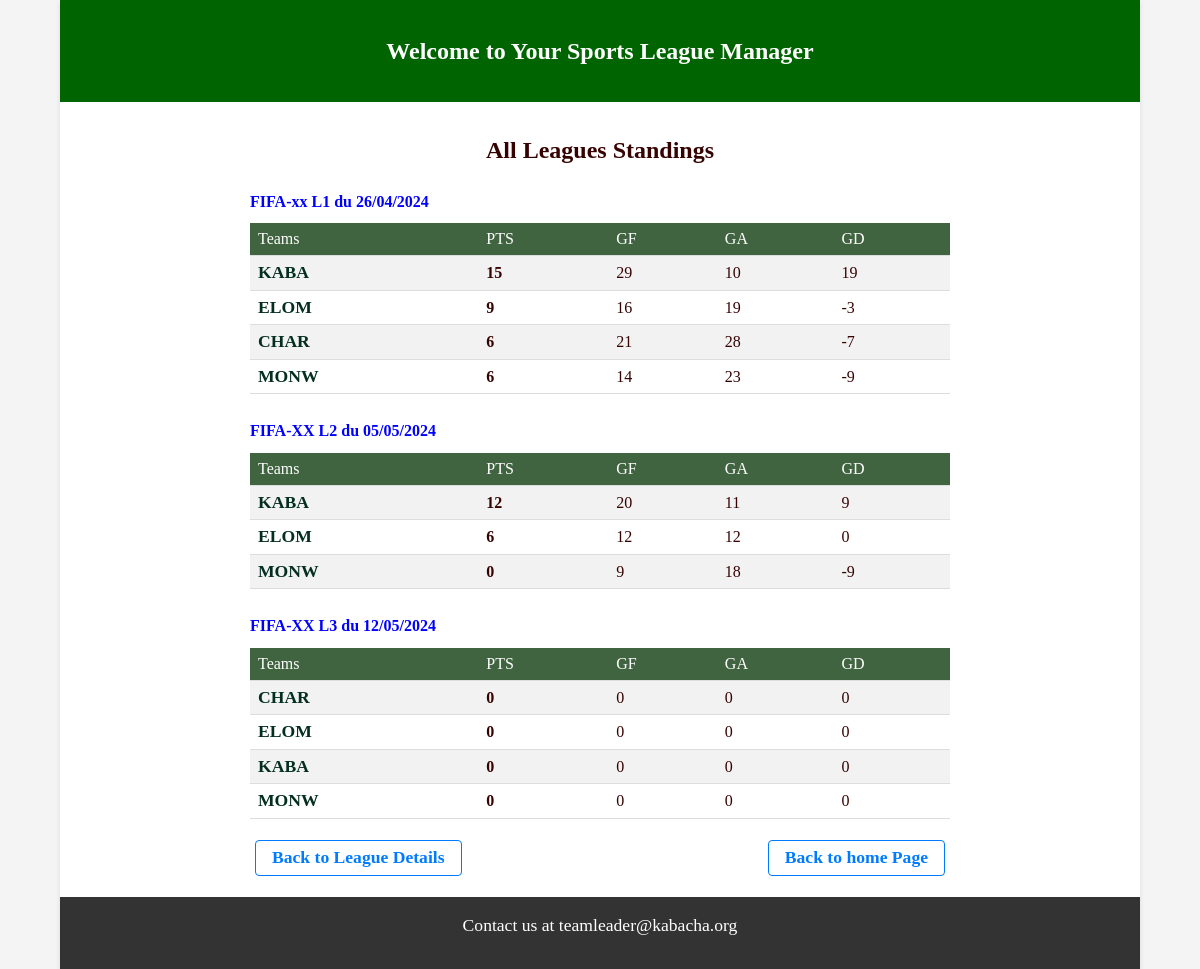
The page /all/leagues/standings/ on the database its author committed.
### matches/models.py (models this page shows, shortened)
class League(models.Model):
    name = models.CharField(max_length=50, unique=True)
    number_of_teams = models.IntegerField()
    start_date = models.DateField()
    end_date = models.DateField()

class Team(models.Model):
    league = models.ForeignKey(League, related_name='teams', on_delete=models.CASCADE)
    name = models.CharField(max_length=100)
    name_short = models.CharField(max_length=4)
    games_played = models.IntegerField(default=0)
    wins = models.IntegerField(default=0)
    losses = models.IntegerField(default=0)
    draws = models.IntegerField(default=0)
    points = models.IntegerField(default=0)
    goals_for = models.IntegerField(default=0, validators=[MinValueValidator(0)])
    goals_against = models.IntegerField(default=0, validators=[MinValueValidator(0)])
    goal_difference = models.IntegerField(default=0)
    class Meta:
        unique_together = ('name', 'league')

### matches/views.py (the view)
# urls.py: path('all/leagues/standings/', AllLeagueStandingsView.as_view(), name='allLeagueStandings'),
class AllLeagueStandingsView(ListView):
    model = League
    template_name = 'matches/allLeagueStandings.html'
    context_object_name = 'leagues'
    def get_queryset(self):
        leagues = League.objects.annotate(
            teams_count=Count('teams')
        ).prefetch_related('teams')
        for league in leagues:
            league.sorted_teams = league.teams.annotate(
                total_points=Sum('points'),
                total_goals_for=Sum('goals_for'),
                total_goals_against=Sum('goals_against'),
                goal_differences=F('total_goals_for') - F('total_goals_against')
            ).order_by('-total_points', '-goal_difference', '-total_goals_for', 'name')
        return leagues

### matches/templates/matches/allLeagueStandings.html (shortened to what this page needs)
{% extends "matches/home.html" %}
{% block content %}
<div class="allLeague">
  <h1>All Leagues Standings</h1>
  {% for league in leagues %}
  <h2>{{ league.name }} du {{league.start_date|date:"d/m/Y"}}</h2>
  <table>
    <tr>
      <th>Teams</th>
      <th>PTS</th>
      <th>GF</th>
      <th>GA</th>
      <th>GD</th>
    </tr>
    {% for team in league.sorted_teams %}
    <tr>
      <td><span>{{ team.name_short }}</span></td>
      <td><b>{{ team.total_points }}</b></td>
      <td>{{ team.total_goals_for }}</td>
      <td>{{ team.total_goals_against }}</td>
      <td>{{ team.goal_differences }}</td>
    </tr>
    {% endfor %}
  </table>
  {% empty %}
  <p>No leagues available.</p>
  {% endfor %}
  <div class="backdir">
    <a href="{% url 'allLeague' %}">Back to League Details</a>
    <a href="{% url 'index' %}">Back to home Page</a>
  </div>
</div>
{% endblock %}

### matches/static/matches/css/style.css (style rules this page uses)
body { color: #360303; background-color: #f4f4f4; }
h1 { font-size: 1.5rem; font-weight: bold; text-align: center; padding-top: 1.2rem; padding-bottom: 1.2rem; }
h2 { font-size: 1.4rem; font-weight: bold; text-align: center; padding-top: 0.8rem; padding-bottom: 0.8rem; }
a { text-decoration: none; font-size: 1.1rem; color: green; font-weight: bold; }
.backdir { display: flex; justify-content: space-between; margin-top: 1rem; }
.backdir a { text-decoration: none; color: #007bff; background-color: transparent; margin: 5px; padding: 8px 16px; border: 1px solid #007bff; border-radius: 4px; display: inline-block; }
.allLeague { margin-top: 1rem; margin-bottom: 1rem; max-width: 700px; width: 100%; }
.allLeague h2 { text-align: left; font-size: 1rem; color: blue; }
.allLeague table { width: 100%; border-collapse: collapse; margin-top: 0.041rem; border-radius: 4px; margin-bottom: 1rem; }
.allLeague table th, .allLeague table td { text-align: left; padding: 8px; border-bottom: 1px solid #ddd; }
.allLeague table th { background-color: #406440; color: white; }
.allLeague table tr span { color: rgb(4, 46, 33); font-size: 1.1rem; font-weight: bold; }
.allLeague table tr:nth-child(even) { background-color: #f2f2f2; }
.allLeague table tr:nth-child(odd) { background-color: #ffffff; }
.allLeague table td b { font-weight: bold; }

### rows shown on the page
League: name "FIFA-xx L1", start_date "26/04/2024"
Team: name_short "KABA", total_points "15", total_goals_for "29", total_goals_against "10", goal_differences "19"
Team: name_short "ELOM", total_points "9", total_goals_for "16", total_goals_against "19", goal_differences "-3"
Team: name_short "CHAR", total_points "6", total_goals_for "21", total_goals_against "28", goal_differences "-7"
Team: name_short "MONW", total_points "6", total_goals_for "14", total_goals_against "23", goal_differences "-9"
League: name "FIFA-XX L2", start_date "05/05/2024"
Team: name_short "KABA", total_points "12", total_goals_for "20", total_goals_against "11", goal_differences "9"
Team: name_short "ELOM", total_points "6", total_goals_for "12", total_goals_against "12", goal_differences "0"
Team: name_short "MONW", total_points "0", total_goals_for "9", total_goals_against "18", goal_differences "-9"
League: name "FIFA-XX L3", start_date "12/05/2024"
Team: name_short "CHAR", total_points "0", total_goals_for "0", total_goals_against "0", goal_differences "0"
Team: name_short "ELOM", total_points "0", total_goals_for "0", total_goals_against "0", goal_differences "0"
Team: name_short "KABA", total_points "0", total_goals_for "0", total_goals_against "0", goal_differences "0"
Team: name_short "MONW", total_points "0", total_goals_for "0", total_goals_against "0", goal_differences "0"
